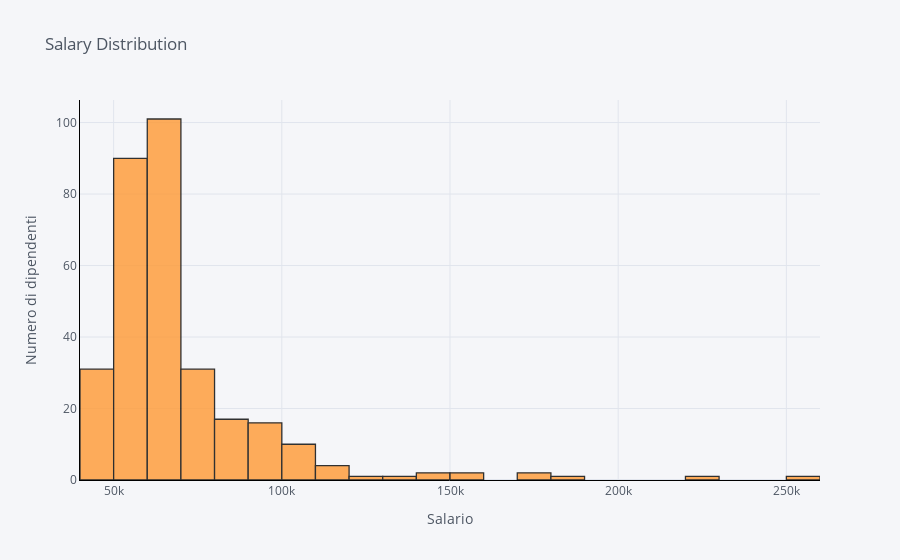

The notebook cell saved with this chart:
### Code cell
df['Salary'].iplot(
    kind='hist',
    bins=30,
    xTitle='Salario',
    linecolor='black',
    yTitle='Numero di dipendenti',
    title='Salary Distribution')

### Figure 1 — Plotly figure (JSON) as saved in the notebook; plotly's stock layout.template omitted (floating-point values rounded to 4 significant figures; data arrays with more than 128 entries replaced by an {"elided": "..."} marker saying what was removed)
{"data": [{"histfunc": "count", "histnorm": "", "marker": {"color": "rgba(255, 153, 51, 1.0)", "line": {"color": "#000000", "width": 1.3}}, "name": "Salary", "nbinsx": 30, "opacity": 0.8, "orientation": "v", "type": "histogram", "x": {"elided": "311 int values"}}], "layout": {"barmode": "overlay", "legend": {"bgcolor": "#F5F6F9", "font": {"color": "#4D5663"}}, "paper_bgcolor": "#F5F6F9", "plot_bgcolor": "#F5F6F9", "title": {"font": {"color": "#4D5663"}, "text": "Salary Distribution"}, "xaxis": {"gridcolor": "#E1E5ED", "linecolor": "black", "showgrid": true, "tickfont": {"color": "#4D5663"}, "title": {"font": {"color": "#4D5663"}, "text": "Salario"}, "zerolinecolor": "#E1E5ED"}, "yaxis": {"gridcolor": "#E1E5ED", "linecolor": "black", "showgrid": true, "tickfont": {"color": "#4D5663"}, "title": {"font": {"color": "#4D5663"}, "text": "Numero di dipendenti"}, "zerolinecolor": "#E1E5ED"}}}
